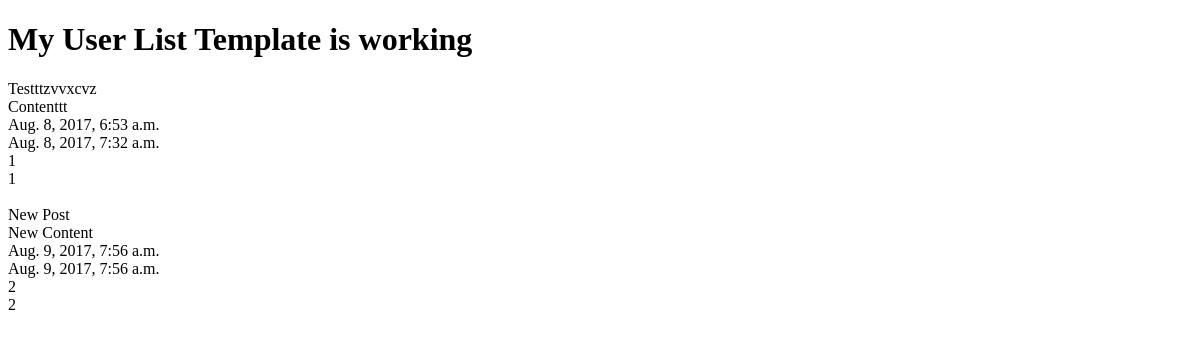
Page /posts/ (signed in) on the earlier database version.
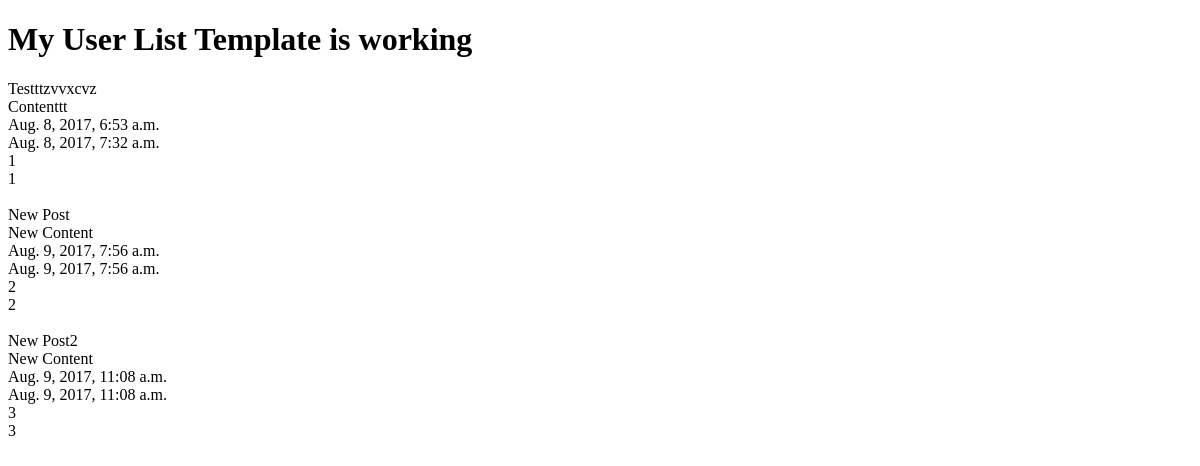
Same page on the later database version.
### posts/models.py (models this page shows, shortened)
class Post(models.Model):
	title = models.CharField(max_length=120)
	content = models.TextField()
	updated = models.DateTimeField(auto_now=True, auto_now_add=False)
	timestamp = models.DateTimeField(auto_now=False, auto_now_add=True)

### posts/views.py (the view)
def post_list(request):
	if request.user.is_authenticated():
		queryset = Post.objects.all()
		my_context_data = {
		"object_list": queryset,
		"title": "My User List"
	}
	else:
		my_context_data = {
		"title": "List"
	}
	return render(request, "index.html", my_context_data)

### templates/index.html (shortened to what this page needs)
<!DOCTYPE html>
<html>
<head>
</head>
<body>
<h1>{{ title }} Template is working</h1>
{% for obj in object_list %}
{{obj.title}}<br/>
{{ obj.content }}<br/>
{{ obj.timestamp }}<br/>
{{ obj.updated }}<br/>
{{ obj.id }}<br/>
{{ obj.pk }}<br/><br/>
{% endfor %}
</body>
</html>

Differences in the rows shown:
added Post: title "New Post2", content "New Content", timestamp "Aug. 9, 2017, 11:08 a.m.", updated "Aug. 9, 2017, 11:08 a.m.", id "3", pk "3"
